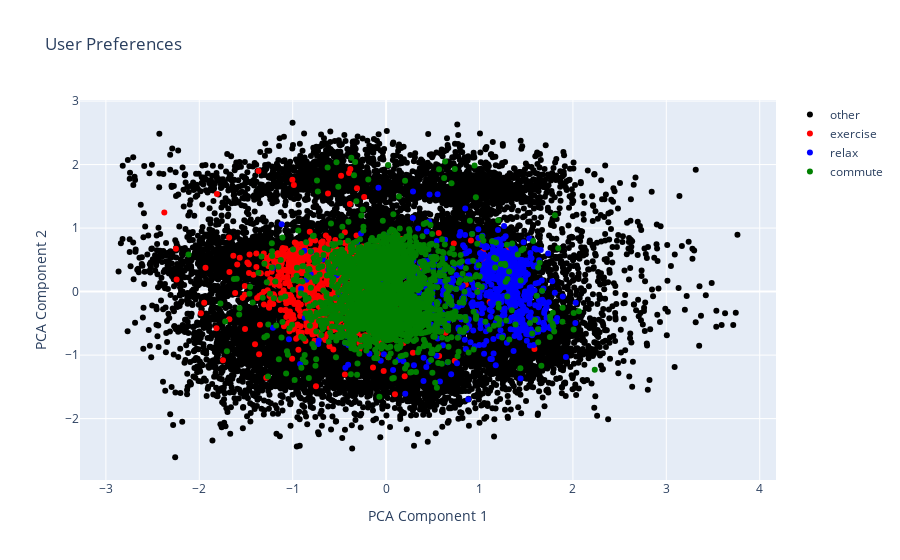

Here is the notebook cell this chart was saved with:
### Code cell
visualize_user_preferences(users_data[2])

### Figure 1 — Plotly figure (JSON) as saved in the notebook; plotly's stock layout.template omitted (floating-point values rounded to 4 significant figures; data arrays with more than 128 entries replaced by an {"elided": "..."} marker saying what was removed)
{"data": [{"marker": {"color": "black"}, "mode": "markers", "name": "other", "type": "scatter", "x": {"elided": "22211 float values"}, "y": {"elided": "22211 float values"}}, {"marker": {"color": "red"}, "mode": "markers", "name": "exercise", "type": "scatter", "x": {"elided": "943 float values"}, "y": {"elided": "943 float values"}}, {"marker": {"color": "blue"}, "mode": "markers", "name": "relax", "type": "scatter", "x": {"elided": "745 float values"}, "y": {"elided": "745 float values"}}, {"marker": {"color": "green"}, "mode": "markers", "name": "commute", "type": "scatter", "x": {"elided": "2049 float values"}, "y": {"elided": "2049 float values"}}], "layout": {"title": {"text": "User Preferences"}, "xaxis": {"title": {"text": "PCA Component 1"}}, "yaxis": {"title": {"text": "PCA Component 2"}}}}
